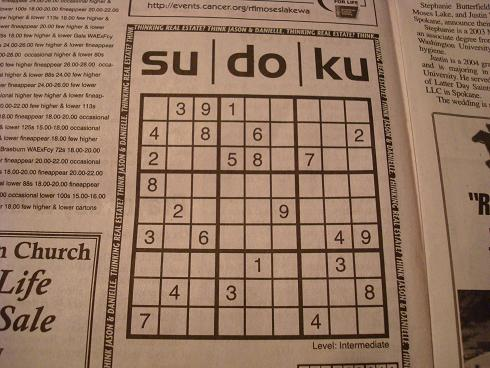
#> input picture ImageProcessing/sudoku.jpeg, 490 x 368 px, found by its file name
$ python houghLine.py
#> lines starting #> are read from the running program, lines starting #| are printed output that depends on the picture; after the words box and inside, x2 and y2 are one past the last pixel; in counts of white or black regions, pixels touching at a corner belong together
import cv2 as cv
import numpy as np

img = cv.imread("/Users/arhan.sheth/Documents/Codes/DX/Basics/sudoku.jpeg")
#> img is the input picture: shape (368, 490, 3); mean B, G, R 99.6, 120.7, 150.8
gray = cv.cvtColor(img, cv.COLOR_BGR2GRAY)
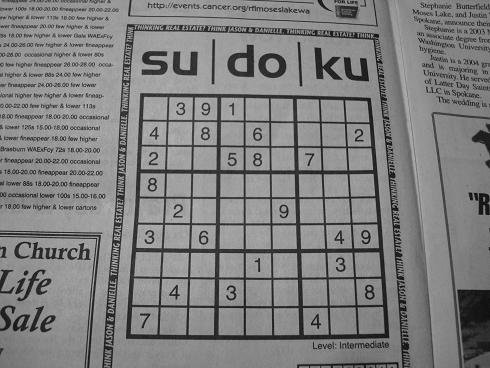
#> gray: shape (368, 490); min 4, max 196, mean 127.3
edges = cv.Canny(gray, 50, 150, apertureSize = 3)
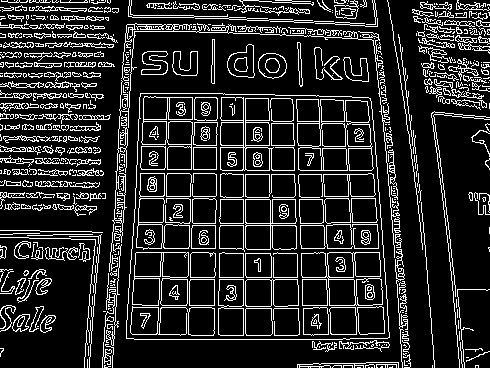
#> edges: shape (368, 490); 15.7% white in thin lines or dots
lines = cv.HoughLinesP(edges, 1, np.pi / 180, 100, minLineLength = 100, maxLineGap = 10)
#> lines = 78 rows, first 6: [134, 339, 349, 339], [245, 333, 245, 94], [243, 335, 243, 94], [213, 18, 377, 26], [170, 277, 353, 277], [270, 248, 394, 248]

for line in lines:
    x1, y1, x2, y2 = line[0]
    cv.line(img, (x1, y1), (x2, y2), (0, 255, 0), 2)
#> this loop made 78 passes
#> (x1, y1, x2, y2) on passes 1 to 12: (134, 339, 349, 339), (245, 333, 245, 94), (243, 335, 243, 94), (213, 18, 377, 26), (170, 277, 353, 277), (270, 248, 394, 248), (217, 122, 330, 123), (215, 174, 395, 174), (0, 116, 242, 120), (268, 145, 271, 317), (120, 97, 241, 97), (103, 345, 117, 182)
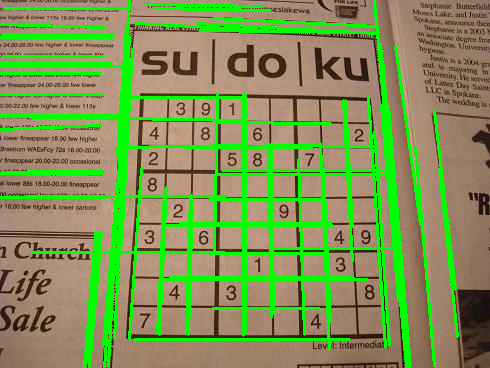
#> img: shape (368, 490, 3); 17.7% of pixels changed, all inside (x1, y1, x2, y2) = (0, 0, 459, 368)

cv.imshow('Output', cv.cvtColor(img, cv.COLOR_BGR2RGB))
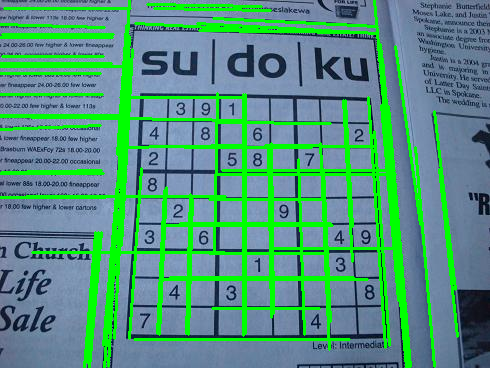
#> window 'Output': shape (368, 490, 3); mean B, G, R 127.7, 148, 85.4
cv.waitKey(0)
cv.destroyAllWindows()
